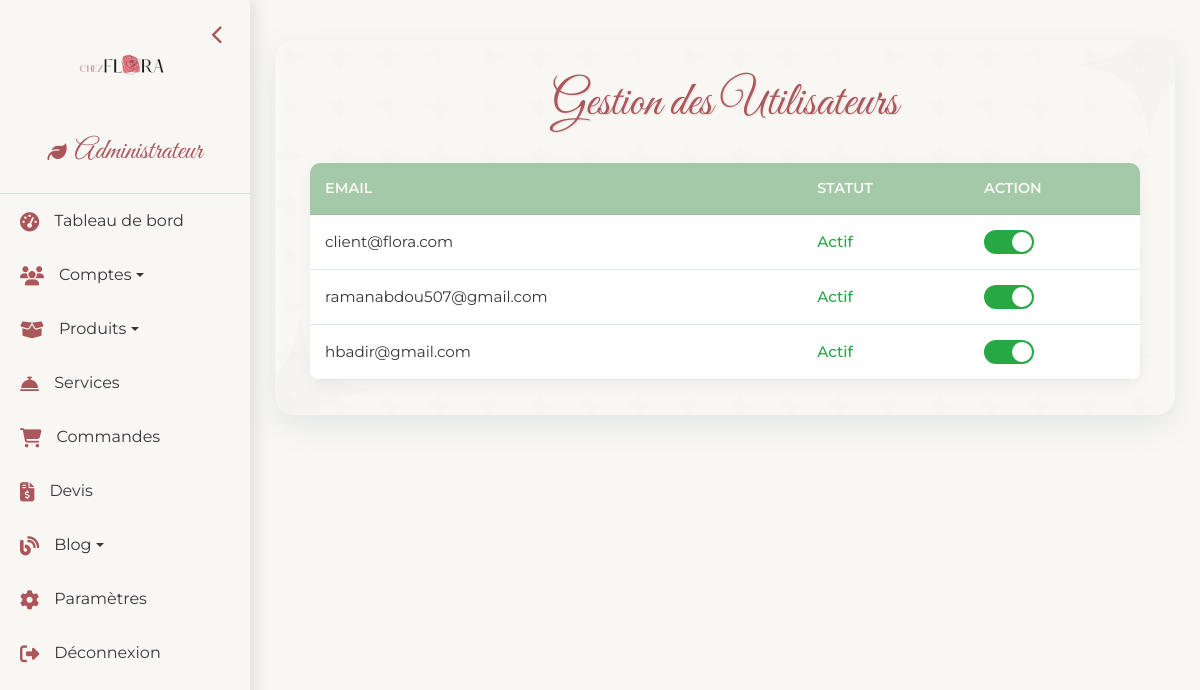
The page /templates/admin/users.php (signed in) on the database its author committed.
### tables this page shows
CREATE TABLE IF NOT EXISTS `user` (
  `id_user` int NOT NULL AUTO_INCREMENT,
  `email` varchar(150) NOT NULL,
  `password` varchar(150) NOT NULL,
  `is_deleted` varchar(100) NOT NULL,
  PRIMARY KEY (`id_user`)
);

### templates/admin/users.php (the view, shortened to what this page needs)
<?php
$database = new Database();
$conn = $database->connect();
try {
    $query = "SELECT id_user, email, is_deleted FROM user ORDER BY id_user";
    $stmt = $conn->prepare($query);
    $stmt->execute();
    $users = $stmt->fetchAll(PDO::FETCH_ASSOC);
} catch (PDOException $e) {
    $errorMessage = 'Erreur lors de la récupération des utilisateurs : ' . $e->getMessage();
}
?>
<!DOCTYPE html>
<html lang="fr">
<head>
    <link href="https://cdn.jsdelivr.net/npm/bootstrap@5.3.0/dist/css/bootstrap.min.css" rel="stylesheet">
    <link rel="stylesheet" href="https://cdnjs.cloudflare.com/ajax/libs/font-awesome/6.4.0/css/all.min.css">
    <link rel="stylesheet" href="https://cdnjs.cloudflare.com/ajax/libs/animate.css/4.1.1/animate.min.css">
</head>
<body>
    <?php include 'navbar.php'; ?>
    <div class="users-container animate__animated animate__fadeInUp">
        <div class="floral-decoration floral-top-right"></div>
        <h2 class="animate__animated animate__fadeIn">Gestion des Utilisateurs</h2>
        <?php if (empty($users)): ?>
            <p class="text-center">Aucun utilisateur trouvé.</p>
        <?php else: ?>
            <table class="users-table">
                <thead>
                    <tr>
                        <th>Email</th>
                        <th>Statut</th>
                        <th>Action</th>
                    </tr>
                </thead>
                <tbody>
                    <?php foreach ($users as $user): ?>
                        <tr>
                            <td><?php echo htmlspecialchars($user['email']); ?></td>
                            <td>
                                <span class="<?php echo $user['is_deleted'] == 0 ? 'status-active' : 'status-inactive'; ?>">
                                    <?php echo $user['is_deleted'] == 0 ? 'Actif' : 'Désactivé'; ?>
                                </span>
                            </td>
                            <td>
                                <form method="POST" action="users.php" style="display: inline;">
                                    <label class="switch">
                                        <span class="slider"></span>
                                    </label>
                                </form>
                            </td>
                        </tr>
                    <?php endforeach; ?>
                </tbody>
            </table>
        <?php endif; ?>
    </div>
</body>
</html>

### templates/admin/users.php (style rules this page uses)
:root { --vert-principal: rgb(170, 86, 90); --vert-clair: #A3C9A8; --rose-doux: #EACBD2; --blanc-creme: #F9F7F4; --terre-cuite: #D9B391; --text-dark: #363636; }
body { background-color: var(--blanc-creme); font-family: 'Montserrat', sans-serif; color: var(--text-dark); margin: 0; padding-left: 250px; transition: padding-left 0.3s ease; }
.users-container { max-width: 900px; margin: 40px auto; padding: 35px; background-color: var(--blanc-creme); border-radius: 20px; box-shadow: 0 10px 30px rgba(92, 141, 118, 0.15); transition: transform 0.4s ease, box-shadow 0.4s ease; position: relative; overflow: hidden; animation: fadeInUp 1s ease-out; }
.users-container::before { content: ''; position: absolute; top: 0; left: 0; width: 100%; height: 100%; opacity: 0.3; z-index: 0; }
.users-container > * { position: relative; z-index: 1; }
.users-container h2 { color: var(--vert-principal); font-family: 'Great Vibes', cursive; font-size: 3rem; text-align: center; margin-bottom: 30px; text-shadow: 1px 1px 2px rgba(0, 0, 0, 0.1); animation: fadeIn 1.2s ease-out; }
.users-table { width: 100%; border-collapse: collapse; background-color: white; border-radius: 10px; overflow: hidden; box-shadow: 0 5px 15px rgba(0, 0, 0, 0.05); }
.users-table th, .users-table td { padding: 15px; text-align: left; border-bottom: 1px solid rgba(92, 141, 118, 0.2); }
.users-table th { background-color: var(--vert-clair); color: var(--blanc-creme); font-weight: 600; text-transform: uppercase; font-size: 0.9rem; }
.users-table td { color: var(--text-dark); font-size: 0.95rem; }
.status-active { color: #28a745; font-weight: 500; }
.switch { position: relative; display: inline-block; width: 50px; height: 24px; }
.slider { position: absolute; cursor: pointer; top: 0; left: 0; right: 0; bottom: 0; background-color: #dc3545; transition: 0.4s; border-radius: 24px; }
.slider:before { position: absolute; content: ""; height: 20px; width: 20px; left: 2px; bottom: 2px; background-color: white; transition: 0.4s; border-radius: 50%; }
input:checked + .slider { background-color: #28a745; }
input:checked + .slider:before { transform: translateX(26px); }
.floral-decoration { position: absolute; width: 150px; height: 150px; background-size: contain; background-repeat: no-repeat; z-index: 0; opacity: 0.2; animation: rotate 20s linear infinite; }
.floral-top-right { top: -50px; right: -50px; }

### templates/admin/navbar.php (style rules this page uses)
:root { --vert-principal: rgb(170, 86, 90); --vert-clair: #A3C9A8; --rose-doux: #EACBD2; --blanc-creme: #F9F7F4; --terre-cuite: #D9B391; --text-dark: #363636; }

### rows shown on the page
user: email "client@flora.com", is_deleted "Actif"
user: email "ramanabdou507@gmail.com", is_deleted "Actif"
user: email "hbadir@gmail.com", is_deleted "Actif"
